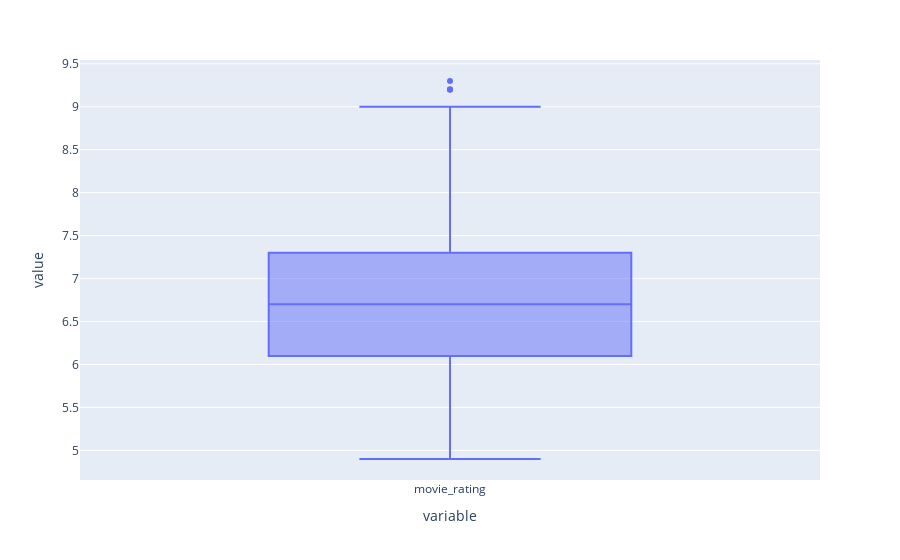

The code cell stored with this chart in its notebook:
### Markdown cell above
### 3.1.3 Értékelések

### Code cell
fig = px.box(df['movie_rating'])
fig.show()

### Figure 1 — Plotly figure (JSON) as saved in the notebook; plotly's stock layout.template omitted (floating-point values rounded to 4 significant figures; data arrays with more than 128 entries replaced by an {"elided": "..."} marker saying what was removed)
{"data": [{"alignmentgroup": "True", "hovertemplate": "variable=%{x}<br>value=%{y}<extra></extra>", "legendgroup": "", "marker": {"color": "#636efa"}, "name": "", "notched": false, "offsetgroup": "", "orientation": "v", "showlegend": false, "type": "box", "x": {"elided": "10000 str values"}, "x0": " ", "xaxis": "x", "y": {"elided": "10000 float values"}, "y0": " ", "yaxis": "y"}], "layout": {"boxmode": "group", "legend": {"tracegroupgap": 0}, "margin": {"t": 60}, "xaxis": {"anchor": "y", "domain": [0, 1], "title": {"text": "variable"}}, "yaxis": {"anchor": "x", "domain": [0, 1], "title": {"text": "value"}}}}
